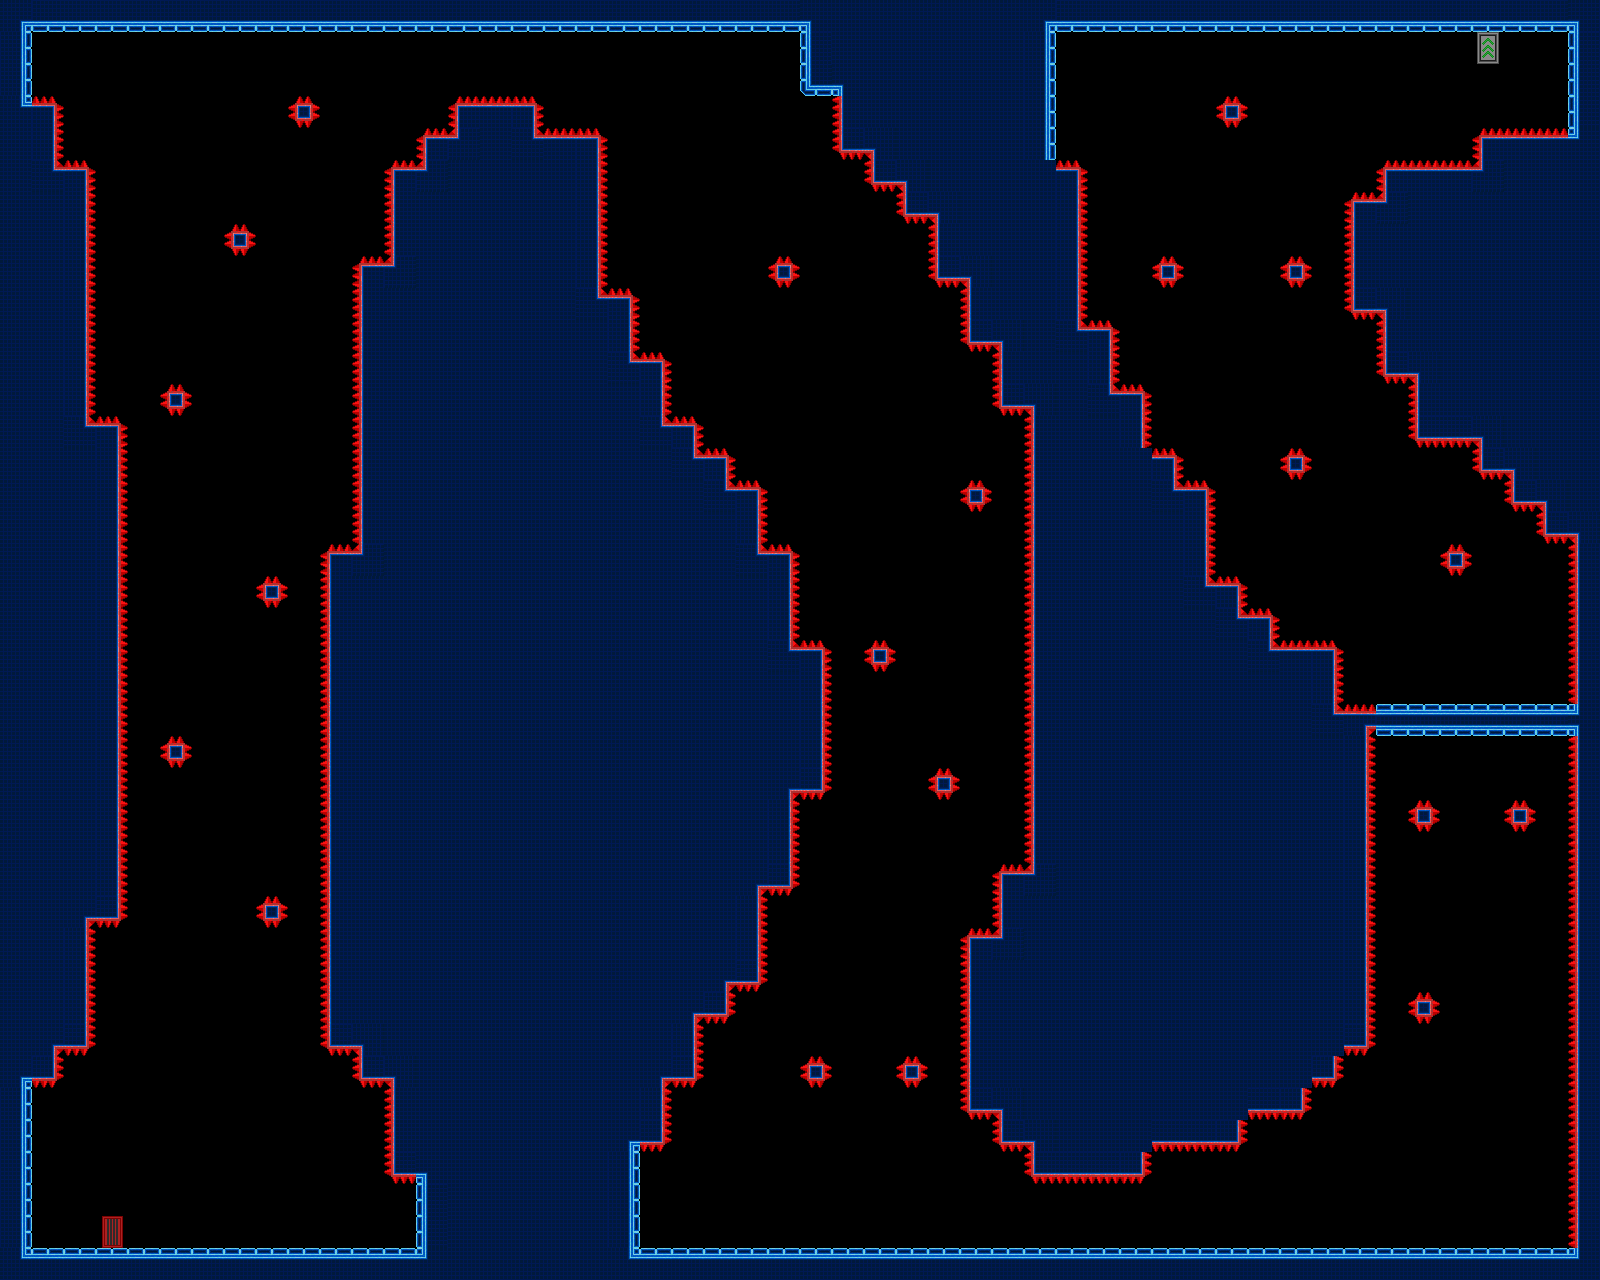

This is a level from a 2D game, rendered from its Tiled map with the project's own tilesets. A one-line summary and the map file follow, with tile-layer data summarised:
An orthogonal 50x40 tile map with 32x32 px tiles, 1 tile layer (Livello tile 1), 2 tilesets and 87 objects.

<map version="1.0" orientation="orthogonal" renderorder="right-down" width="50" height="40" tilewidth="32" tileheight="32" nextobjectid="95">
 <tileset firstgid="1" name="TestTile" tilewidth="32" tileheight="32" tilecount="117">
  <image source="resources/tiles/TestTile.png" width="416" height="288" />
 </tileset>
 <tileset firstgid="118" name="New_Spritesheet" tilewidth="32" tileheight="32" tilecount="1024">
  <image source="resources/tiles/New_Spritesheet.png" width="1024" height="1024" />
 </tileset>
 <layer name="Livello tile 1" width="50" height="40">
  <data>[2000 cells, 1057 non-empty, 31 distinct tile ids]</data>
 </layer>
 <objectgroup name="Triggers" visible="0">
  <object id="1" x="96" y="1216" width="32" height="32">
   <properties>
    <property name="playerEntrance" value="" />
   </properties>
  </object>
  <object id="2" x="1472" y="32" width="32" height="32">
   <properties>
    <property name="playerExit" value="Level20" />
   </properties>
  </object>
  <object id="3" x="32" y="1248" width="1536" height="32">
   <properties>
    <property name="blocker" value="t" />
   </properties>
  </object>
  <object id="4" x="32" y="0" width="1536" height="32">
   <properties>
    <property name="blocker" value="b" />
   </properties>
  </object>
  <object id="5" x="0" y="32" width="32" height="1216">
   <properties>
    <property name="blocker" value="r" />
   </properties>
  </object>
  <object id="6" x="32" y="96" width="32" height="992">
   <properties>
    <property name="deadly" value="rbt" />
   </properties>
  </object>
  <object id="7" x="64" y="160" width="32" height="896">
   <properties>
    <property name="deadly" value="rbt" />
   </properties>
  </object>
  <object id="8" x="96" y="416" width="32" height="512">
   <properties>
    <property name="deadly" value="rbt" />
   </properties>
  </object>
  <object id="9" x="1568" y="32" width="32" height="512">
   <properties>
    <property name="blocker" value="l" />
   </properties>
  </object>
  <object id="10" x="256" y="896" width="32" height="32">
   <properties>
    <property name="deadly" value="tbrl" />
   </properties>
  </object>
  <object id="11" x="160" y="736" width="32" height="32">
   <properties>
    <property name="deadly" value="tbrl" />
   </properties>
  </object>
  <object id="12" x="256" y="576" width="32" height="32">
   <properties>
    <property name="deadly" value="tbrl" />
   </properties>
  </object>
  <object id="13" x="160" y="384" width="32" height="32">
   <properties>
    <property name="deadly" value="tbrl" />
   </properties>
  </object>
  <object id="14" x="224" y="224" width="32" height="32">
   <properties>
    <property name="deadly" value="tbrl" />
   </properties>
  </object>
  <object id="15" x="288" y="96" width="32" height="32">
   <properties>
    <property name="deadly" value="tbrl" />
   </properties>
  </object>
  <object id="16" x="768" y="256" width="32" height="32">
   <properties>
    <property name="deadly" value="tbrl" />
   </properties>
  </object>
  <object id="17" x="960" y="480" width="32" height="32">
   <properties>
    <property name="deadly" value="tbrl" />
   </properties>
  </object>
  <object id="18" x="864" y="640" width="32" height="32">
   <properties>
    <property name="deadly" value="tbrl" />
   </properties>
  </object>
  <object id="19" x="800" y="1056" width="32" height="32">
   <properties>
    <property name="deadly" value="tbrl" />
   </properties>
  </object>
  <object id="20" x="896" y="1056" width="32" height="32">
   <properties>
    <property name="deadly" value="tbrl" />
   </properties>
  </object>
  <object id="21" x="1408" y="992" width="32" height="32">
   <properties>
    <property name="deadly" value="tbrl" />
   </properties>
  </object>
  <object id="22" x="1504" y="800" width="32" height="32">
   <properties>
    <property name="deadly" value="tbrl" />
   </properties>
  </object>
  <object id="23" x="1440" y="544" width="32" height="32">
   <properties>
    <property name="deadly" value="tbrl" />
   </properties>
  </object>
  <object id="24" x="1280" y="448" width="32" height="32">
   <properties>
    <property name="deadly" value="tbrl" />
   </properties>
  </object>
  <object id="25" x="1280" y="256" width="32" height="32">
   <properties>
    <property name="deadly" value="tbrl" />
   </properties>
  </object>
  <object id="26" x="1152" y="256" width="32" height="32">
   <properties>
    <property name="deadly" value="tbrl" />
   </properties>
  </object>
  <object id="27" x="608" y="1152" width="32" height="96">
   <properties>
    <property name="blocker" value="r" />
   </properties>
  </object>
  <object id="28" x="416" y="1184" width="32" height="64">
   <properties>
    <property name="blocker" value="l" />
   </properties>
  </object>
  <object id="29" x="1376" y="704" width="192" height="32">
   <properties>
    <property name="GlitchedAnimation" value="" />
   </properties>
  </object>
  <object id="30" x="800" y="32" width="32" height="64">
   <properties>
    <property name="blocker" value="lb" />
   </properties>
  </object>
  <object id="31" x="1024" y="32" width="32" height="128">
   <properties>
    <property name="blocker" value="r" />
   </properties>
  </object>
  <object id="33" x="1568" y="544" width="32" height="704">
   <properties>
    <property name="deadly" value="l" />
   </properties>
  </object>
  <object id="35" x="448" y="96" width="96" height="32">
   <properties>
    <property name="deadly" value="rlt" />
   </properties>
  </object>
  <object id="36" x="416" y="128" width="32" height="32">
   <properties>
    <property name="blocker" value="tl" />
   </properties>
  </object>
  <object id="37" x="384" y="160" width="32" height="96">
   <properties>
    <property name="blocker" value="tl" />
   </properties>
  </object>
  <object id="38" x="352" y="256" width="32" height="288">
   <properties>
    <property name="blocker" value="tl" />
   </properties>
  </object>
  <object id="39" x="320" y="544" width="32" height="512">
   <properties>
    <property name="blocker" value="tlb" />
   </properties>
  </object>
  <object id="40" x="352" y="1056" width="32" height="32">
   <properties>
    <property name="blocker" value="bl" />
   </properties>
  </object>
  <object id="41" x="384" y="1088" width="32" height="96">
   <properties>
    <property name="blocker" value="bl" />
   </properties>
  </object>
  <object id="43" x="992" y="1120" width="32" height="32">
   <properties>
    <property name="blocker" value="bl" />
   </properties>
  </object>
  <object id="44" x="992" y="352" width="32" height="64">
   <properties>
    <property name="blocker" value="bl" />
   </properties>
  </object>
  <object id="45" x="960" y="288" width="32" height="64">
   <properties>
    <property name="blocker" value="bl" />
   </properties>
  </object>
  <object id="46" x="928" y="224" width="32" height="64">
   <properties>
    <property name="blocker" value="bl" />
   </properties>
  </object>
  <object id="47" x="896" y="192" width="32" height="32">
   <properties>
    <property name="blocker" value="bl" />
   </properties>
  </object>
  <object id="48" x="864" y="160" width="32" height="32">
   <properties>
    <property name="blocker" value="bl" />
   </properties>
  </object>
  <object id="49" x="832" y="96" width="32" height="64">
   <properties>
    <property name="blocker" value="bl" />
   </properties>
  </object>
  <object id="50" x="960" y="928" width="32" height="192">
   <properties>
    <property name="blocker" value="blt" />
   </properties>
  </object>
  <object id="51" x="992" y="864" width="32" height="64">
   <properties>
    <property name="blocker" value="tl" />
   </properties>
  </object>
  </objectgroup>
</map>
<!-- 39 of 87 objects omitted -->
